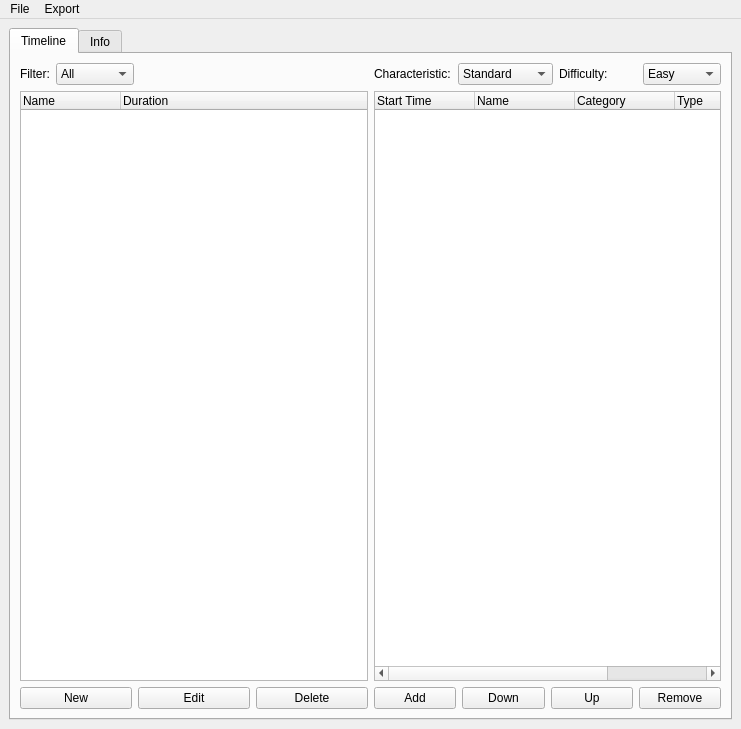
<?xml version="1.0" encoding="UTF-8"?>
<ui version="4.0">
 <class>main_window</class>
 <widget class="QMainWindow" name="main_window">
  <property name="windowModality">
   <enum>Qt::NonModal</enum>
  </property>
  <property name="geometry">
   <rect>
    <x>0</x>
    <y>0</y>
    <width>741</width>
    <height>729</height>
   </rect>
  </property>
  <property name="windowTitle">
   <string>MainWindow</string>
  </property>
  <property name="documentMode">
   <bool>true</bool>
  </property>
  <property name="tabShape">
   <enum>QTabWidget::Rounded</enum>
  </property>
  <widget class="QWidget" name="central_widget">
   <layout class="QHBoxLayout" name="horizontalLayout">
    <item>
     <widget class="QTabWidget" name="timeline_info_tabs">
      <property name="currentIndex">
       <number>0</number>
      </property>
      <widget class="QWidget" name="timeline_tab">
       <attribute name="icon">
        <iconset resource="resources.qrc">
         <normaloff>:/timeline/not_filled</normaloff>
         <normalon>:/timeline/filled</normalon>:/timeline/not_filled</iconset>
       </attribute>
       <attribute name="title">
        <string>Timeline</string>
       </attribute>
       <layout class="QHBoxLayout" name="horizontalLayout_3">
        <item>
         <layout class="QVBoxLayout" name="verticalLayout">
          <item>
           <layout class="QHBoxLayout" name="horizontalLayout_2">
            <item>
             <widget class="QLabel" name="robject_filter_label">
              <property name="text">
               <string>Filter:</string>
              </property>
             </widget>
            </item>
            <item>
             <widget class="QComboBox" name="robject_filter_combobox">
              <item>
               <property name="text">
                <string>All</string>
               </property>
              </item>
              <item>
               <property name="text">
                <string>Rhythms</string>
               </property>
              </item>
              <item>
               <property name="text">
                <string>Rests</string>
               </property>
              </item>
             </widget>
            </item>
            <item>
             <spacer name="robject_filter_spacer">
              <property name="orientation">
               <enum>Qt::Horizontal</enum>
              </property>
              <property name="sizeHint" stdset="0">
               <size>
                <width>40</width>
                <height>20</height>
               </size>
              </property>
             </spacer>
            </item>
           </layout>
          </item>
          <item>
           <widget class="QTreeWidget" name="robject_tree">
            <property name="frameShadow">
             <enum>QFrame::Plain</enum>
            </property>
            <column>
             <property name="text">
              <string>Name</string>
             </property>
            </column>
            <column>
             <property name="text">
              <string>Duration</string>
             </property>
            </column>
           </widget>
          </item>
          <item>
           <layout class="QHBoxLayout" name="rhythm_button_container">
            <item>
             <widget class="QPushButton" name="new_rhythm_button">
              <property name="text">
               <string>New</string>
              </property>
              <property name="icon">
               <iconset resource="resources.qrc">
                <normaloff>:/general/add</normaloff>:/general/add</iconset>
              </property>
             </widget>
            </item>
            <item>
             <widget class="QPushButton" name="edit_rhythm_button">
              <property name="text">
               <string>Edit</string>
              </property>
              <property name="icon">
               <iconset resource="resources.qrc">
                <normaloff>:/general/edit</normaloff>:/general/edit</iconset>
              </property>
             </widget>
            </item>
            <item>
             <widget class="QPushButton" name="import_rhythm_button">
              <property name="text">
               <string>Delete</string>
              </property>
              <property name="icon">
               <iconset resource="resources.qrc">
                <normaloff>:/general/delete</normaloff>:/general/delete</iconset>
              </property>
             </widget>
            </item>
           </layout>
          </item>
         </layout>
        </item>
        <item>
         <layout class="QVBoxLayout" name="verticalLayout_2">
          <item>
           <layout class="QHBoxLayout" name="timeline_combobox_container">
            <item>
             <widget class="QLabel" name="characteristic_label">
              <property name="text">
               <string>Characteristic:</string>
              </property>
             </widget>
            </item>
            <item>
             <widget class="QComboBox" name="characteristic_combobox">
              <item>
               <property name="text">
                <string>Standard</string>
               </property>
              </item>
              <item>
               <property name="text">
                <string>One Saber</string>
               </property>
              </item>
              <item>
               <property name="text">
                <string>180 Degree</string>
               </property>
              </item>
              <item>
               <property name="text">
                <string>360 Degree</string>
               </property>
              </item>
             </widget>
            </item>
            <item>
             <widget class="QLabel" name="difficulty_label">
              <property name="text">
               <string>Difficulty:</string>
              </property>
             </widget>
            </item>
            <item>
             <widget class="QComboBox" name="difficulty_combobox">
              <item>
               <property name="text">
                <string>Easy</string>
               </property>
              </item>
              <item>
               <property name="text">
                <string>Normal</string>
               </property>
              </item>
              <item>
               <property name="text">
                <string>Hard</string>
               </property>
              </item>
              <item>
               <property name="text">
                <string>Expert</string>
               </property>
              </item>
              <item>
               <property name="text">
                <string>Expert+</string>
               </property>
              </item>
             </widget>
            </item>
           </layout>
          </item>
          <item>
           <widget class="QTreeWidget" name="timeline_tree">
            <property name="frameShadow">
             <enum>QFrame::Plain</enum>
            </property>
            <property name="dragDropMode">
             <enum>QAbstractItemView::DropOnly</enum>
            </property>
            <column>
             <property name="text">
              <string>Start Time</string>
             </property>
            </column>
            <column>
             <property name="text">
              <string>Name</string>
             </property>
            </column>
            <column>
             <property name="text">
              <string>Category</string>
             </property>
            </column>
            <column>
             <property name="text">
              <string>Type</string>
             </property>
            </column>
            <column>
             <property name="text">
              <string>Duration</string>
             </property>
            </column>
           </widget>
          </item>
          <item>
           <layout class="QHBoxLayout" name="horizontalLayout_4">
            <item>
             <widget class="QPushButton" name="add_button">
              <property name="sizePolicy">
               <sizepolicy hsizetype="Expanding" vsizetype="Fixed">
                <horstretch>0</horstretch>
                <verstretch>0</verstretch>
               </sizepolicy>
              </property>
              <property name="text">
               <string>Add</string>
              </property>
              <property name="icon">
               <iconset resource="resources.qrc">
                <normaloff>:/general/add</normaloff>:/general/add</iconset>
              </property>
              <property name="iconSize">
               <size>
                <width>16</width>
                <height>16</height>
               </size>
              </property>
             </widget>
            </item>
            <item>
             <widget class="QPushButton" name="down_button">
              <property name="sizePolicy">
               <sizepolicy hsizetype="Expanding" vsizetype="Fixed">
                <horstretch>0</horstretch>
                <verstretch>0</verstretch>
               </sizepolicy>
              </property>
              <property name="text">
               <string>Down</string>
              </property>
              <property name="icon">
               <iconset resource="resources.qrc">
                <normaloff>:/arrows/arrow_down</normaloff>:/arrows/arrow_down</iconset>
              </property>
              <property name="iconSize">
               <size>
                <width>16</width>
                <height>16</height>
               </size>
              </property>
             </widget>
            </item>
            <item>
             <widget class="QPushButton" name="up_button">
              <property name="sizePolicy">
               <sizepolicy hsizetype="Expanding" vsizetype="Fixed">
                <horstretch>0</horstretch>
                <verstretch>0</verstretch>
               </sizepolicy>
              </property>
              <property name="text">
               <string>Up</string>
              </property>
              <property name="icon">
               <iconset resource="resources.qrc">
                <normaloff>:/arrows/arrow_up</normaloff>:/arrows/arrow_up</iconset>
              </property>
              <property name="iconSize">
               <size>
                <width>16</width>
                <height>16</height>
               </size>
              </property>
             </widget>
            </item>
            <item>
             <widget class="QPushButton" name="remove_button">
              <property name="sizePolicy">
               <sizepolicy hsizetype="Expanding" vsizetype="Fixed">
                <horstretch>0</horstretch>
                <verstretch>0</verstretch>
               </sizepolicy>
              </property>
              <property name="text">
               <string>Remove</string>
              </property>
              <property name="icon">
               <iconset resource="resources.qrc">
                <normaloff>:/general/delete</normaloff>:/general/delete</iconset>
              </property>
              <property name="iconSize">
               <size>
                <width>16</width>
                <height>16</height>
               </size>
              </property>
             </widget>
            </item>
           </layout>
          </item>
         </layout>
        </item>
       </layout>
      </widget>
      <widget class="QWidget" name="info_tab">
       <attribute name="icon">
        <iconset resource="resources.qrc">
         <normaloff>:/bullet_list_square/not_filled</normaloff>
         <normalon>:/bullet_list_square/filled</normalon>:/bullet_list_square/not_filled</iconset>
       </attribute>
       <attribute name="title">
        <string>Info</string>
       </attribute>
       <layout class="QVBoxLayout" name="verticalLayout_4">
        <item>
         <widget class="QGroupBox" name="map_information_group_box">
          <property name="sizePolicy">
           <sizepolicy hsizetype="Expanding" vsizetype="Preferred">
            <horstretch>0</horstretch>
            <verstretch>0</verstretch>
           </sizepolicy>
          </property>
          <property name="title">
           <string>Map Information</string>
          </property>
          <layout class="QFormLayout" name="formLayout">
           <item row="0" column="0">
            <widget class="QLabel" name="project_name_label">
             <property name="text">
              <string>Project Name</string>
             </property>
             <property name="alignment">
              <set>Qt::AlignCenter</set>
             </property>
             <property name="buddy">
              <cstring>project_name_input</cstring>
             </property>
            </widget>
           </item>
           <item row="0" column="1">
            <widget class="QLineEdit" name="project_name_input"/>
           </item>
           <item row="1" column="0">
            <widget class="QLabel" name="version_label">
             <property name="text">
              <string>Version</string>
             </property>
             <property name="alignment">
              <set>Qt::AlignCenter</set>
             </property>
             <property name="buddy">
              <cstring>version_input</cstring>
             </property>
            </widget>
           </item>
           <item row="1" column="1">
            <widget class="QLineEdit" name="version_input">
             <property name="text">
              <string>2.0.0</string>
             </property>
            </widget>
           </item>
           <item row="2" column="0">
            <widget class="QLabel" name="song_sub_name_label">
             <property name="text">
              <string>Song Sub-Name</string>
             </property>
             <property name="alignment">
              <set>Qt::AlignCenter</set>
             </property>
             <property name="buddy">
              <cstring>song_sub_name_input</cstring>
             </property>
            </widget>
           </item>
           <item row="2" column="1">
            <widget class="QLineEdit" name="song_sub_name_input"/>
           </item>
           <item row="3" column="0">
            <widget class="QLabel" name="song_author_name_label">
             <property name="text">
              <string>Song Author Name</string>
             </property>
             <property name="alignment">
              <set>Qt::AlignCenter</set>
             </property>
             <property name="buddy">
              <cstring>song_author_name_input</cstring>
             </property>
            </widget>
           </item>
           <item row="3" column="1">
            <widget class="QLineEdit" name="song_author_name_input"/>
           </item>
           <item row="4" column="0">
            <widget class="QLabel" name="level_author_name_label">
             <property name="text">
              <string>Level Author Name</string>
             </property>
             <property name="alignment">
              <set>Qt::AlignCenter</set>
             </property>
             <property name="buddy">
              <cstring>level_author_name_input</cstring>
             </property>
            </widget>
           </item>
           <item row="4" column="1">
            <widget class="QLineEdit" name="level_author_name_input"/>
           </item>
          </layout>
         </widget>
        </item>
        <item>
         <widget class="QGroupBox" name="map_metadata_container">
          <property name="sizePolicy">
           <sizepolicy hsizetype="Expanding" vsizetype="Preferred">
            <horstretch>0</horstretch>
            <verstretch>0</verstretch>
           </sizepolicy>
          </property>
          <property name="title">
           <string>Map Metadata</string>
          </property>
          <layout class="QFormLayout" name="formLayout_2">
           <item row="0" column="0">
            <widget class="QLabel" name="BPM_label">
             <property name="text">
              <string>Beats-Per-Minute (Override)</string>
             </property>
             <property name="alignment">
              <set>Qt::AlignCenter</set>
             </property>
             <property name="buddy">
              <cstring>BPM_spinbox</cstring>
             </property>
            </widget>
           </item>
           <item row="0" column="1">
            <widget class="QDoubleSpinBox" name="BPM_spinbox">
             <property name="decimals">
              <number>1</number>
             </property>
             <property name="maximum">
              <double>300.000000000000000</double>
             </property>
            </widget>
           </item>
           <item row="1" column="0">
            <widget class="QLabel" name="song_time_offset_label">
             <property name="text">
              <string>Song Time Offset</string>
             </property>
             <property name="alignment">
              <set>Qt::AlignCenter</set>
             </property>
             <property name="buddy">
              <cstring>song_time_offset_spinbox</cstring>
             </property>
            </widget>
           </item>
           <item row="1" column="1">
            <widget class="QDoubleSpinBox" name="song_time_offset_spinbox">
             <property name="decimals">
              <number>0</number>
             </property>
             <property name="maximum">
              <double>10.000000000000000</double>
             </property>
            </widget>
           </item>
           <item row="2" column="0">
            <widget class="QLabel" name="shuffle_label">
             <property name="text">
              <string>Shuffle</string>
             </property>
             <property name="alignment">
              <set>Qt::AlignCenter</set>
             </property>
             <property name="buddy">
              <cstring>shuffle_spinbox</cstring>
             </property>
            </widget>
           </item>
           <item row="2" column="1">
            <widget class="QDoubleSpinBox" name="shuffle_spinbox">
             <property name="decimals">
              <number>1</number>
             </property>
             <property name="maximum">
              <double>1.000000000000000</double>
             </property>
             <property name="singleStep">
              <double>0.100000000000000</double>
             </property>
            </widget>
           </item>
           <item row="3" column="0">
            <widget class="QLabel" name="shuffle_offset_label">
             <property name="text">
              <string>Shuffle Offset</string>
             </property>
             <property name="alignment">
              <set>Qt::AlignCenter</set>
             </property>
             <property name="buddy">
              <cstring>shuffle_offset_spinbox</cstring>
             </property>
            </widget>
           </item>
           <item row="3" column="1">
            <widget class="QDoubleSpinBox" name="shuffle_offset_spinbox">
             <property name="decimals">
              <number>1</number>
             </property>
             <property name="maximum">
              <double>2.000000000000000</double>
             </property>
             <property name="singleStep">
              <double>0.100000000000000</double>
             </property>
             <property name="value">
              <double>0.500000000000000</double>
             </property>
            </widget>
           </item>
           <item row="4" column="0">
            <widget class="QLabel" name="preview_start_time_label">
             <property name="text">
              <string>Preview Start Time</string>
             </property>
             <property name="alignment">
              <set>Qt::AlignCenter</set>
             </property>
             <property name="buddy">
              <cstring>preview_start_time_spinbox</cstring>
             </property>
            </widget>
           </item>
           <item row="4" column="1">
            <widget class="QSpinBox" name="preview_start_time_spinbox"/>
           </item>
           <item row="5" column="0">
            <widget class="QLabel" name="preview_duration_label">
             <property name="text">
              <string>Preview Duration</string>
             </property>
             <property name="alignment">
              <set>Qt::AlignCenter</set>
             </property>
             <property name="buddy">
              <cstring>preview_duration_spinbox</cstring>
             </property>
            </widget>
           </item>
           <item row="5" column="1">
            <widget class="QSpinBox" name="preview_duration_spinbox">
             <property name="value">
              <number>10</number>
             </property>
            </widget>
           </item>
           <item row="6" column="0">
            <widget class="QLabel" name="song_filename_label">
             <property name="text">
              <string>Song Filename</string>
             </property>
             <property name="alignment">
              <set>Qt::AlignCenter</set>
             </property>
             <property name="buddy">
              <cstring>song_filename_input</cstring>
             </property>
            </widget>
           </item>
           <item row="6" column="1">
            <widget class="QLineEdit" name="song_filename_input">
             <property name="text">
              <string>song.wav</string>
             </property>
            </widget>
           </item>
           <item row="7" column="0">
            <widget class="QLabel" name="cover_image_filename_label">
             <property name="text">
              <string>Cover Image Filename</string>
             </property>
             <property name="alignment">
              <set>Qt::AlignCenter</set>
             </property>
             <property name="buddy">
              <cstring>cover_image_filename_input</cstring>
             </property>
            </widget>
           </item>
           <item row="7" column="1">
            <widget class="QLineEdit" name="cover_image_filename_input">
             <property name="text">
              <string>cover.jpg</string>
             </property>
            </widget>
           </item>
           <item row="8" column="0">
            <widget class="QLabel" name="environment_label">
             <property name="text">
              <string>Environment Name</string>
             </property>
             <property name="alignment">
              <set>Qt::AlignCenter</set>
             </property>
             <property name="buddy">
              <cstring>environment_name_selector</cstring>
             </property>
            </widget>
           </item>
           <item row="8" column="1">
            <widget class="QComboBox" name="environment_name_selector">
             <item>
              <property name="text">
               <string>DefaultEnvironment</string>
              </property>
             </item>
             <item>
              <property name="text">
               <string>OriginsEnvironment</string>
              </property>
             </item>
             <item>
              <property name="text">
               <string>TriangleEnvironment</string>
              </property>
             </item>
             <item>
              <property name="text">
               <string>NiceEnvironment</string>
              </property>
             </item>
             <item>
              <property name="text">
               <string>BigMirrorEnvironment</string>
              </property>
             </item>
             <item>
              <property name="text">
               <string>DragonsEnvironment</string>
              </property>
             </item>
             <item>
              <property name="text">
               <string>KDAEnvironment</string>
              </property>
             </item>
             <item>
              <property name="text">
               <string>MonstercatEnvironment</string>
              </property>
             </item>
             <item>
              <property name="text">
               <string>CrabRaveEnvironment</string>
              </property>
             </item>
             <item>
              <property name="text">
               <string>PanicEnvironment</string>
              </property>
             </item>
             <item>
              <property name="text">
               <string>RocketEnvironment</string>
              </property>
             </item>
             <item>
              <property name="text">
               <string>GreenDayEnvironment</string>
              </property>
             </item>
             <item>
              <property name="text">
               <string>GreenDayGrenadeEnvironment</string>
              </property>
             </item>
             <item>
              <property name="text">
               <string>TimbalandEnvironment</string>
              </property>
             </item>
             <item>
              <property name="text">
               <string>FitBeatEnvironment</string>
              </property>
             </item>
             <item>
              <property name="text">
               <string>LinkinParkEnvironment</string>
              </property>
             </item>
             <item>
              <property name="text">
               <string>BTSEnvironment</string>
              </property>
             </item>
             <item>
              <property name="text">
               <string>KaleidoscopeEnvironment</string>
              </property>
             </item>
             <item>
              <property name="text">
               <string>InterscopeEnvironment</string>
              </property>
             </item>
            </widget>
           </item>
           <item row="9" column="0">
            <widget class="QLabel" name="all_directions_environment_name_label">
             <property name="text">
              <string>All-Directions Environment Name</string>
             </property>
             <property name="alignment">
              <set>Qt::AlignCenter</set>
             </property>
             <property name="buddy">
              <cstring>all_directions_environment_name_selector</cstring>
             </property>
            </widget>
           </item>
           <item row="9" column="1">
            <widget class="QComboBox" name="all_directions_environment_name_selector">
             <item>
              <property name="text">
               <string>GlassDesertEnvironment</string>
              </property>
             </item>
            </widget>
           </item>
          </layout>
         </widget>
        </item>
        <item>
         <layout class="QHBoxLayout" name="info_button_container">
          <item>
           <spacer name="horizontal_spacer">
            <property name="orientation">
             <enum>Qt::Horizontal</enum>
            </property>
            <property name="sizeHint" stdset="0">
             <size>
              <width>40</width>
              <height>20</height>
             </size>
            </property>
           </spacer>
          </item>
          <item>
           <widget class="QPushButton" name="cancel_button">
            <property name="text">
             <string>Cancel</string>
            </property>
           </widget>
          </item>
          <item>
           <widget class="QPushButton" name="apply_button">
            <property name="text">
             <string>Apply</string>
            </property>
           </widget>
          </item>
         </layout>
        </item>
        <item>
         <spacer name="vertical_spacer">
          <property name="orientation">
           <enum>Qt::Vertical</enum>
          </property>
          <property name="sizeHint" stdset="0">
           <size>
            <width>20</width>
            <height>40</height>
           </size>
          </property>
         </spacer>
        </item>
       </layout>
      </widget>
     </widget>
    </item>
   </layout>
  </widget>
  <widget class="QMenuBar" name="menubar">
   <property name="geometry">
    <rect>
     <x>0</x>
     <y>0</y>
     <width>741</width>
     <height>22</height>
    </rect>
   </property>
   <widget class="QMenu" name="menuFile">
    <property name="title">
     <string>File</string>
    </property>
    <addaction name="actionNew"/>
    <addaction name="actionOpen"/>
    <addaction name="actionClose"/>
    <addaction name="separator"/>
    <addaction name="actionSave"/>
    <addaction name="separator"/>
    <addaction name="actionCreateRhythm"/>
    <addaction name="actionImportRhythm"/>
    <addaction name="separator"/>
   </widget>
   <widget class="QMenu" name="menuExport">
    <property name="title">
     <string>Export</string>
    </property>
    <widget class="QMenu" name="menuEngrave">
     <property name="title">
      <string>Engrave</string>
     </property>
     <addaction name="actionBeatmap"/>
     <addaction name="actionInfo"/>
    </widget>
    <addaction name="menuEngrave"/>
    <addaction name="actionFinalise"/>
   </widget>
   <addaction name="menuFile"/>
   <addaction name="menuExport"/>
  </widget>
  <action name="actionNew">
   <property name="text">
    <string>New</string>
   </property>
   <property name="shortcut">
    <string>Ctrl+N</string>
   </property>
  </action>
  <action name="actionOpen">
   <property name="text">
    <string>Open</string>
   </property>
   <property name="shortcut">
    <string>Ctrl+O</string>
   </property>
  </action>
  <action name="actionSave">
   <property name="text">
    <string>Save</string>
   </property>
   <property name="shortcut">
    <string>Ctrl+S</string>
   </property>
  </action>
  <action name="actionSaveAs">
   <property name="text">
    <string>Save As...</string>
   </property>
   <property name="shortcut">
    <string>Ctrl+Shift+S</string>
   </property>
  </action>
  <action name="actionBeatmap">
   <property name="text">
    <string>Beatmap</string>
   </property>
   <property name="shortcut">
    <string>Ctrl+P</string>
   </property>
  </action>
  <action name="actionInfo">
   <property name="text">
    <string>Info</string>
   </property>
   <property name="shortcut">
    <string>Ctrl+Shift+P</string>
   </property>
  </action>
  <action name="actionCut">
   <property name="text">
    <string>Cut</string>
   </property>
   <property name="shortcut">
    <string>Ctrl+X</string>
   </property>
  </action>
  <action name="actionCopy">
   <property name="text">
    <string>Copy</string>
   </property>
   <property name="shortcut">
    <string>Ctrl+C</string>
   </property>
  </action>
  <action name="actionPaste">
   <property name="text">
    <string>Paste</string>
   </property>
   <property name="shortcut">
    <string>Ctrl+V</string>
   </property>
  </action>
  <action name="actionRecents">
   <property name="text">
    <string>Recents</string>
   </property>
  </action>
  <action name="actionImportRhythm">
   <property name="text">
    <string>Import Rhythm</string>
   </property>
   <property name="shortcut">
    <string>Ctrl+I</string>
   </property>
  </action>
  <action name="actionCreateRhythm">
   <property name="text">
    <string>Create Rhythm</string>
   </property>
   <property name="shortcut">
    <string>Ctrl+R</string>
   </property>
  </action>
  <action name="actionFinalise">
   <property name="text">
    <string>Finalise</string>
   </property>
  </action>
  <action name="actionPreferences">
   <property name="text">
    <string>Preferences</string>
   </property>
  </action>
  <action name="actionClose">
   <property name="text">
    <string>Close</string>
   </property>
   <property name="shortcut">
    <string>Ctrl+W</string>
   </property>
  </action>
 </widget>
 <resources>
  <include location="resources.qrc"/>
 </resources>
 <connections>
  <connection>
   <sender>actionClose</sender>
   <signal>triggered()</signal>
   <receiver>menubar</receiver>
   <slot>close()</slot>
   <hints>
    <hint type="sourcelabel">
     <x>-1</x>
     <y>-1</y>
    </hint>
    <hint type="destinationlabel">
     <x>455</x>
     <y>10</y>
    </hint>
   </hints>
  </connection>
 </connections>
</ui>
